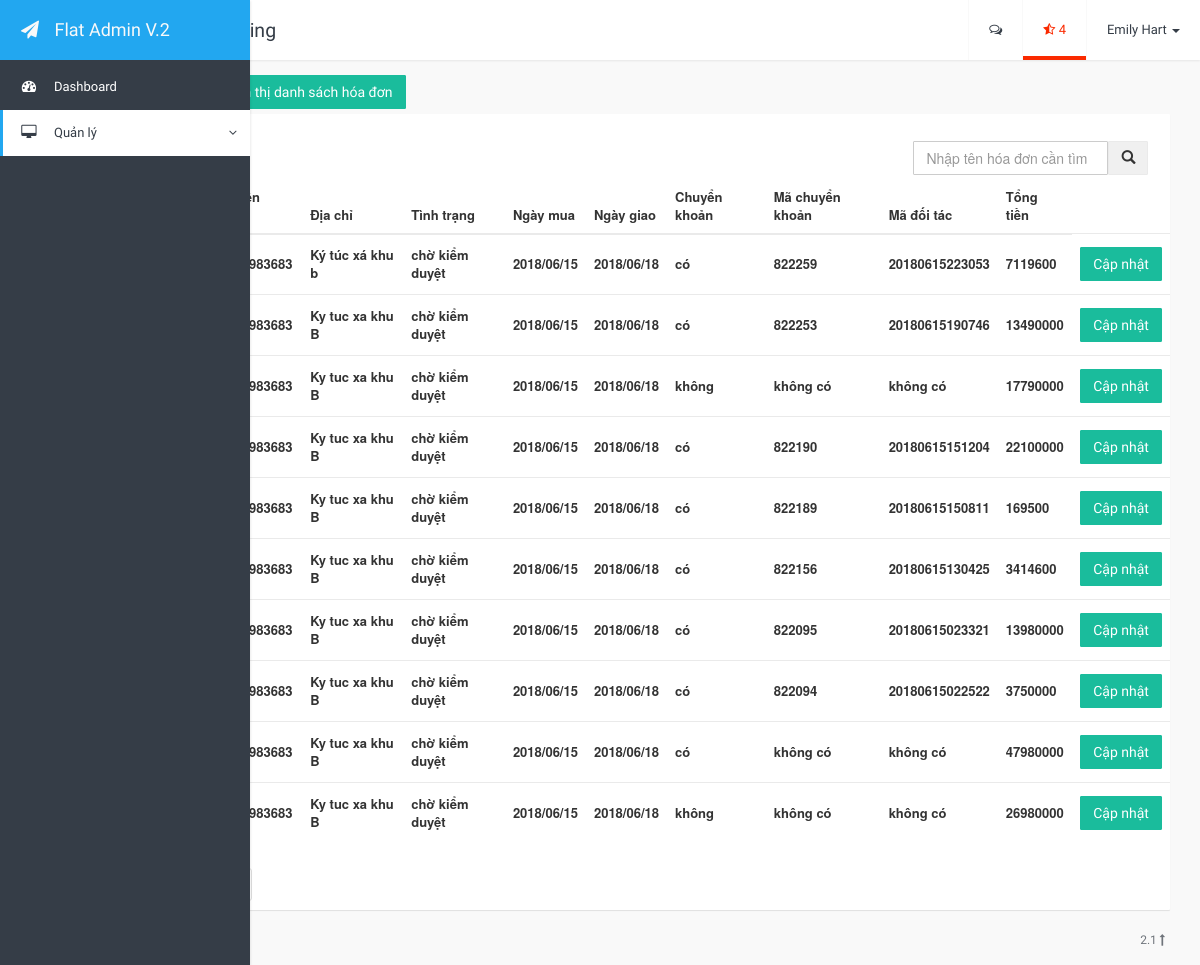
Page /PHP/weblazada/html/product_template.php?page=hoadon on the committed database.
### tables this page shows
CREATE TABLE HOADON(
	MAHD INT AUTO_INCREMENT,
	NGAYMUA TEXT,
	NGAYGIAO TEXT,
	TRANGTHAI VARCHAR(20),
	TENNGUOINHAN VARCHAR(50),
	SODT TEXT,
	DIACHI TEXT,
	CHUYENKHOAN BOOLEAN,
	MACHUYENKHOAN TEXT,
	MADOITAC TEXT,
	TONGTIEN FLOAT,

	CONSTRAINT KHOACHINH_HOADON_MAHD PRIMARY KEY (MAHD)
);

### PHP/weblazada/html/page_product/hoadon.php (the view, shortened to what this page needs)
<div>
	<a class="btn-hienthithemhoadon btn btn-success">Thêm hóa đơn</a>
	<a class="btn-hienthidanhsachhoadon btn btn-success">Hiển thị danh sách hóa đơn</a>
</div>
<div class="hienthisanpham">
	<div class="card">
		<div class="col-right">
			<table class="timkiem">
				<tr>
					<td><input type="text" class="form-control" id="txt-timkiemhoadon" placeholder="Nhập tên hóa đơn cần tìm"/></td>
					<td><button id="btn-timkiemhoadon" class="btn btn-default"><i class="glyphicon glyphicon-search"></i></button></td>
				</tr>
			</table>
		</div>
		<table class="table">
			<thead>
				<tr>
					<th>
					</th>
					<th>
					</th>
					<th>
						Địa chỉ
					</th>
					<th>
						Tình trạng
					</th>
					<th>
						Ngày mua
					</th>
					<th>
						Ngày giao
					</th>
					<th>
						Chuyển khoản
					</th>
					<th>
						Mã chuyển khoản
					</th>
					<th>
						Mã đối tác
					</th>
					<th>
						Tổng tiền
					</th>
				</tr>
			</thead>
			<tbody>
				<?php LayDanhSachHoaDon() ?>
			</tbody>
		</table>
		<div id="phantranghoadon" data-tongsotrang=<?php LayTongSoTrang() ?>>
		</div>
	</div>
</div>
<?php
	function LayTongSoTrang(){
		global $conn;
		$truyvan = "SELECT * FROM hoadon";
		$ketqua = mysqli_query($conn,$truyvan);
		$tongsotrang = ceil(mysqli_num_rows($ketqua)/10);
		echo $tongsotrang;
	}
	function LayDanhSachHoaDon(){
		global $conn;
		$truyvan = "SELECT * FROM hoadon ORDER BY MAHD DESC LIMIT 0,10";
		$ketqua = mysqli_query($conn,$truyvan);
		if($ketqua){
			while ($dong = mysqli_fetch_array($ketqua)) {
				$chuyenkhoan = $dong["CHUYENKHOAN"] !=null && $dong["CHUYENKHOAN"] != '0' ? 'có' : 'không';
				$madoitac = $dong["MADOITAC"] !=null && $dong["MADOITAC"] != '0' ? $dong["MADOITAC"] : 'không có';
				echo '<tr>';
				echo '<th data-tennguoinhan="'.$dong['TENNGUOINHAN'].'">'.$dong['TENNGUOINHAN'].'</th>';
				echo '<th data-sodt="'.$dong['SODT'].'">'.$dong['SODT'].'</th>';
				echo '<th data-diachi="'.$dong['DIACHI'].'">'.$dong['DIACHI'].'</th>';
				echo '<th data-tinhtrang="'.$dong['TRANGTHAI'].'">'.$dong['TRANGTHAI'].'</th>';
				echo '<th data-ngaymua="'.$dong['NGAYMUA'].'">'.$dong['NGAYMUA'].'</th>';
				echo '<th data-ngaygiao="'.$dong['NGAYGIAO'].'">'.$dong['NGAYGIAO'].'</th>';
				echo '<th data-chuyenkhoan="'.$dong['CHUYENKHOAN'].'">'.$chuyenkhoan.'</th>';
				echo '<th class="" data-machuyenkhoan="'.$dong['MACHUYENKHOAN'].'">'.$dong['MACHUYENKHOAN'].'</th>';
				echo '<th class="" data-madoitac="'.$dong['MADOITAC'].'">'.$madoitac.'</th>';
				echo '<th class="" data-tongtien="'.$dong['TONGTIEN'].'">'.$dong['TONGTIEN'].'</th>';
				echo '<th data-id="'.$dong['MAHD'].'"><a class="btn btn-success btn-capnhathoadon">Cập nhật</a></th>';
				echo '</tr>';
			}
		}
	}
?>

### PHP/weblazada/css/style.css (style rules this page uses)
html { height: 100%; }
body { padding-top: 0px; height: 100%; position: relative; font-size: 13px; }
* { outline: none; }
a { text-decoration: none; }
.navbar { z-index: 10001; padding-left: 60px; -webkit-transition: all 0.25s; transition: all 0.25s; }
.navbar .navbar-nav > li > a { font-family: 'Roboto Condensed', sans-serif; height: 60px; line-height: 60px; padding: 0px 20px 0px 20px; }
.app-container .content-container .side-menu { overflow-y: auto; z-index: 100000; position: fixed; width: 60px; height: 100%; -webkit-transition: all 0.25s; transition: all 0.25s; }
.app-container .content-container .side-menu .navbar-header { width: 100%; border-bottom: 0px solid #e7e7e7; }
.app-container .content-container .side-menu .navbar-header .navbar-brand { width: 455px; line-height: 60px; height: 60px; padding: 0; width: 100%; overflow: hidden; font-family: 'Roboto Condensed', sans-serif; }
.app-container .content-container .side-menu .navbar-header .navbar-brand .icon { width: 60px; text-align: center; display: inline-block; }
.app-container .content-container .side-menu .navbar-header .navbar-brand .title { margin-left: -10px; display: none; }
.app-container .content-container .side-menu .navbar { border: none; padding-left: 0px; }
.app-container .content-container .side-menu .navbar-nav li { display: block; width: 100%; overflow: hidden; }
.app-container .content-container .side-menu .navbar-nav li a { font-family: 'Roboto Condensed', sans-serif; padding: 0 10px 0 10px; height: 46px; line-height: 46px; display: block; white-space: nowrap; }
.app-container .content-container .side-menu .navbar-nav li a .icon { margin-left: 0px; width: 38px; text-align: center; font-size: 1.1em; display: inline-block; }
.app-container .content-container .side-menu .navbar-nav li a .title { width: 0px; white-space: nowrap; padding-left: 6px; display: none; }
.app-container .content-container .side-menu .navbar-nav li.dropdown { border: 0; margin-bottom: 0; border-radius: 0; box-shadow: none; }
.app-container .content-container .side-menu .navbar-nav li.dropdown > a:after { content: ""; position: absolute; right: 1em; }
.card { background-color: #FFF; border-radius: 1px; overflow: hidden; position: relative; }
.panel { border-radius: 1px; }
.btn { margin-top: 5px; margin-bottom: 5px; border-radius: 1px; border-width: 1px; font-family: 'Roboto Condensed', sans-serif; }
.form-control { border-radius: 1px; box-shadow: none; }

### PHP/weblazada/css/custom-style.css (style rules this page uses)
.col-right { float: right; margin: 2% 2% 0 0; }
.hienthisanpham { margin-bottom: 25px; }
.table tbody tr th { vertical-align: middle; }

### rows in the picture
hoadon: SODT "01672983683", DIACHI "Ký túc xá khu b", TRANGTHAI "chờ kiểm duyệt", NGAYMUA "2018/06/15", NGAYGIAO "2018/06/18", CHUYENKHOAN "có", MACHUYENKHOAN "822259", MADOITAC "20180615223053", TONGTIEN "7119600"
hoadon: SODT "01672983683", DIACHI "Ky tuc xa khu B", TRANGTHAI "chờ kiểm duyệt", NGAYMUA "2018/06/15", NGAYGIAO "2018/06/18", CHUYENKHOAN "có", MACHUYENKHOAN "822253", MADOITAC "20180615190746", TONGTIEN "13490000"
hoadon: SODT "01672983683", DIACHI "Ky tuc xa khu B", TRANGTHAI "chờ kiểm duyệt", NGAYMUA "2018/06/15", NGAYGIAO "2018/06/18", CHUYENKHOAN "không", MACHUYENKHOAN "không có", MADOITAC "không có", TONGTIEN "17790000"
hoadon: SODT "01672983683", DIACHI "Ky tuc xa khu B", TRANGTHAI "chờ kiểm duyệt", NGAYMUA "2018/06/15", NGAYGIAO "2018/06/18", CHUYENKHOAN "có", MACHUYENKHOAN "822190", MADOITAC "20180615151204", TONGTIEN "22100000"
hoadon: SODT "01672983683", DIACHI "Ky tuc xa khu B", TRANGTHAI "chờ kiểm duyệt", NGAYMUA "2018/06/15", NGAYGIAO "2018/06/18", CHUYENKHOAN "có", MACHUYENKHOAN "822189", MADOITAC "20180615150811", TONGTIEN "169500"
hoadon: SODT "01672983683", DIACHI "Ky tuc xa khu B", TRANGTHAI "chờ kiểm duyệt", NGAYMUA "2018/06/15", NGAYGIAO "2018/06/18", CHUYENKHOAN "có", MACHUYENKHOAN "822156", MADOITAC "20180615130425", TONGTIEN "3414600"
hoadon: SODT "01672983683", DIACHI "Ky tuc xa khu B", TRANGTHAI "chờ kiểm duyệt", NGAYMUA "2018/06/15", NGAYGIAO "2018/06/18", CHUYENKHOAN "có", MACHUYENKHOAN "822095", MADOITAC "20180615023321", TONGTIEN "13980000"
hoadon: SODT "01672983683", DIACHI "Ky tuc xa khu B", TRANGTHAI "chờ kiểm duyệt", NGAYMUA "2018/06/15", NGAYGIAO "2018/06/18", CHUYENKHOAN "có", MACHUYENKHOAN "822094", MADOITAC "20180615022522", TONGTIEN "3750000"
hoadon: SODT "01672983683", DIACHI "Ky tuc xa khu B", TRANGTHAI "chờ kiểm duyệt", NGAYMUA "2018/06/15", NGAYGIAO "2018/06/18", CHUYENKHOAN "có", MACHUYENKHOAN "không có", MADOITAC "không có", TONGTIEN "47980000"
hoadon: SODT "01672983683", DIACHI "Ky tuc xa khu B", TRANGTHAI "chờ kiểm duyệt", NGAYMUA "2018/06/15", NGAYGIAO "2018/06/18", CHUYENKHOAN "không", MACHUYENKHOAN "không có", MADOITAC "không có", TONGTIEN "26980000"
